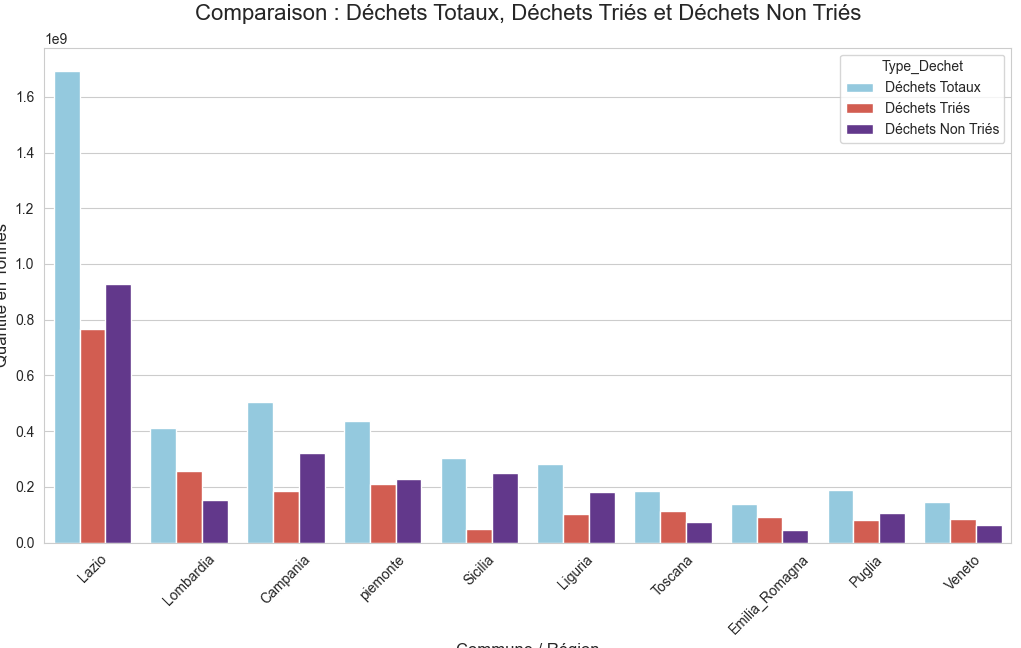

This figure's Python source:
import pandas as pd
import matplotlib.pyplot as plt
import seaborn as sns

df = pd.read_csv('data/public_data_waste_fee.csv')

df_top = df.nlargest(20, 'msw')

df_plot = df_top.melt(id_vars='region', value_vars=['msw', 'msw_so', 'msw_un'], 
                      var_name='Type_Dechet', value_name='Tonnes')

nom_legende = {
    'msw': 'Déchets Totaux',
    'msw_so': 'Déchets Triés',
    'msw_un': 'Déchets Non Triés'
}
df_plot['Type_Dechet'] = df_plot['Type_Dechet'].map(nom_legende)

plt.figure(figsize=(15, 8))
sns.set_style("whitegrid")

plot = sns.barplot(data=df_plot, x='region', y='Tonnes', hue='Type_Dechet', palette=['skyblue', '#e74c3c', "#622a99"], errorbar=None)

plt.title('Comparaison : Déchets Totaux, Déchets Triés et Déchets Non Triés', fontsize=16, pad=20)
plt.xlabel('Commune / Région', fontsize=12)
plt.ylabel('Quantité en Tonnes', fontsize=12)
plt.xticks(rotation=45)

plt.tight_layout()
plt.show()
